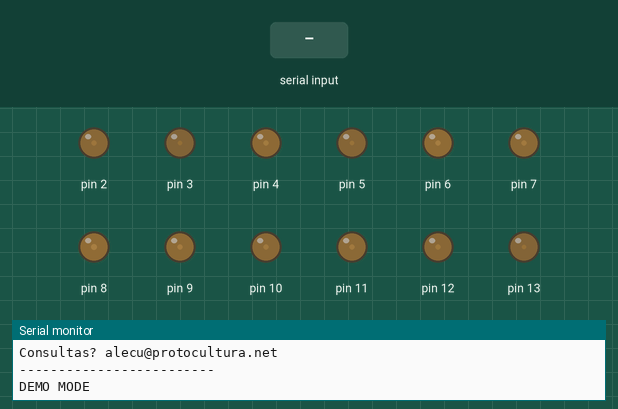
Simulated run of this sketch. Board: Arduino Uno, built with avr-gcc and run on an emulated ATmega328P. Shown: output pins drawn as LEDs (lit = HIGH), the last lines printed to the serial monitor. The test bench sets the inputs (shaded band). Random numbers use the default seed unless the sketch sets one.

Above: at 1.6 s.
1.7 s: "90,45\n" received over Serial
4.7 s: "30,150\n" received over Serial
At 5.6 s:
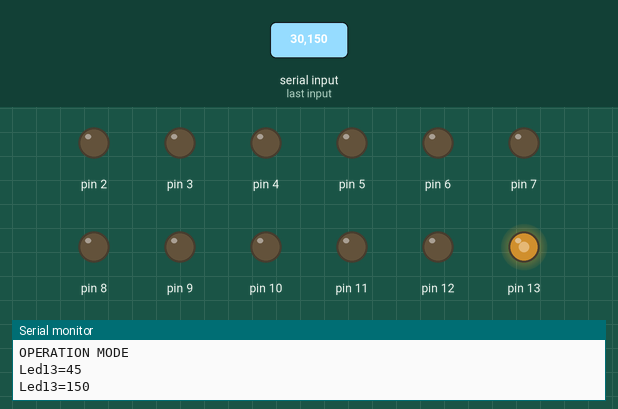
6.2 s: "1,90\n" received over Serial
At 7.4 s:
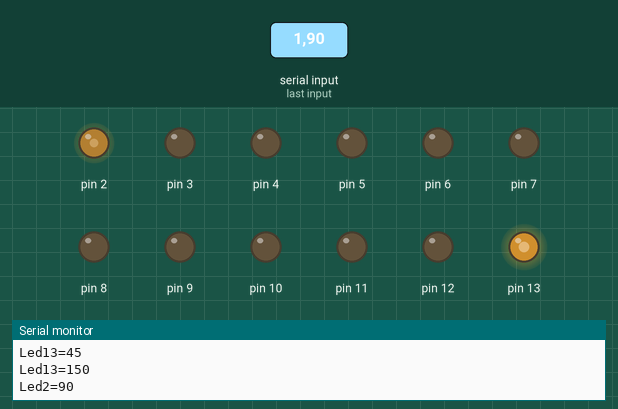
7.7 s: "90,45\n" received over Serial
At 8.1 s:
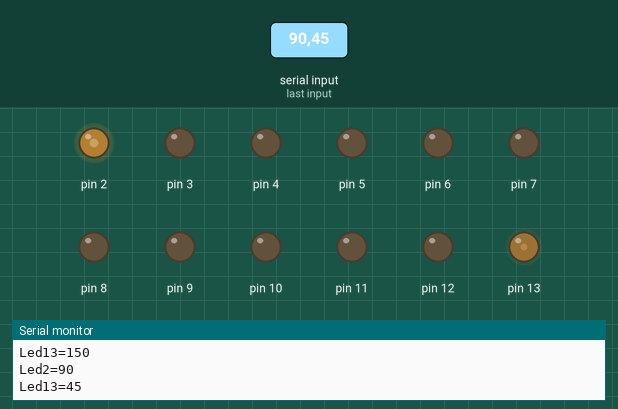
9.3 s: "30,150\n" received over Serial
At 10.0 s:
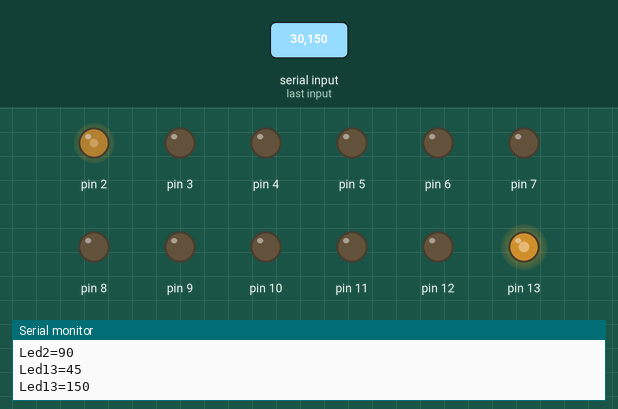
Timing chart, 0 to 11.8 s (numbered marks = the images above; inputs shaded):
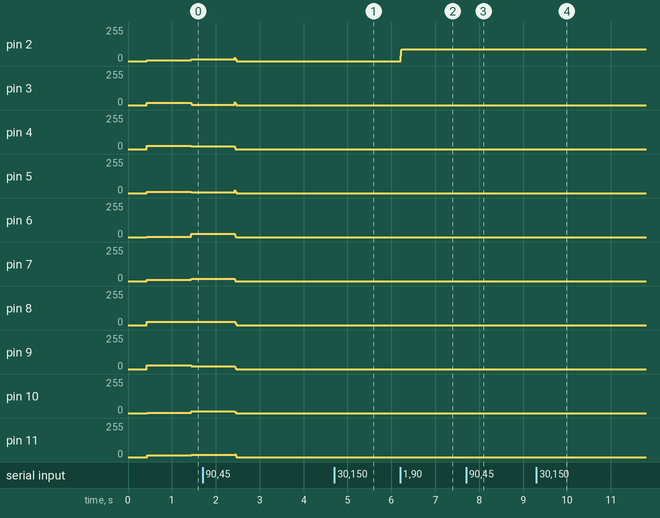

The sketch:

etec_led_control.ino
```cpp
#include <SoftPWM.h>

#define FIRST 2
#define LAST 13

#define DEMO 0
#define OPERATION 1

int mode;

void all_to_zero()
{
  Serial.println("Resetting...");
  for (int n = FIRST; n < LAST + 1; n++) {
    SoftPWMSet(n, 0);
    Serial.print(n);
    Serial.print(" ");
  }
  Serial.println();
}

void setup()
{
  Serial.begin(9600);
  SoftPWMBegin();
  all_to_zero();

  SoftPWMSetFadeTime(ALL, 100, 400);
  Serial.println("=========================");
  Serial.println("EspacioTec Led Controller v0.8.3");
  Serial.println("-------------------------");
  Serial.println("FORMA DE USO: recibe por serie lineas de texto terminadas con LF (\\n), con el formato \"LED VALUE\", ej: \"11 255\".");
  Serial.println("LED es el numero de pin del Arduino, desde 2 a 13 para los pines D2 a D13; VALUE va de 0 a 255.");
  Serial.println("Si se recibe un 0 como LED, el programa vuelve a DEMO MODE.");
  Serial.println("Consultas? alecu@protocultura.net");
  Serial.println("-------------------------");
  mode = DEMO;
  Serial.println("DEMO MODE");
}

void demo_loop()
{
  for (int n = FIRST; n < LAST + 1; n++) {
    SoftPWMSet(n, random(32));
  }
  if (Serial.available() > 0) {
    mode = OPERATION;
    all_to_zero();
    Serial.println("OPERATION MODE");
  }
  delay(1000);
}

void operation_loop()
{
  while (Serial.available() > 0) {
    int pin = Serial.parseInt();
    int value = Serial.parseInt();

    if (Serial.read() == '\n') {
      if (pin == 0) {
        mode = DEMO;
        Serial.println("DEMO MODE");
      } else {
        pin = constrain(pin, FIRST, LAST);
        value = constrain(value, 0, 255);
        SoftPWMSet(pin, value);
        Serial.print("Led");
        Serial.print(pin);
        Serial.print("=");
        Serial.println(value);
      }
    }
  }
}

void loop()
{
  switch (mode) {
    case DEMO:
      demo_loop();
      break;
    case OPERATION:
      operation_loop();
      break;
  }
}
```

Measured:
- after the input at 4.7 s, pin 13: 45/255 → 150/255 at once
- after the input at 6.2 s, pin 2: 0/255 → 90/255 at once
- after the input at 7.7 s, pin 13: moves from 150/255 to 45/255 over 0.14 s, starting at once
- after the input at 9.3 s, pin 13: 45/255 → 150/255 at once
